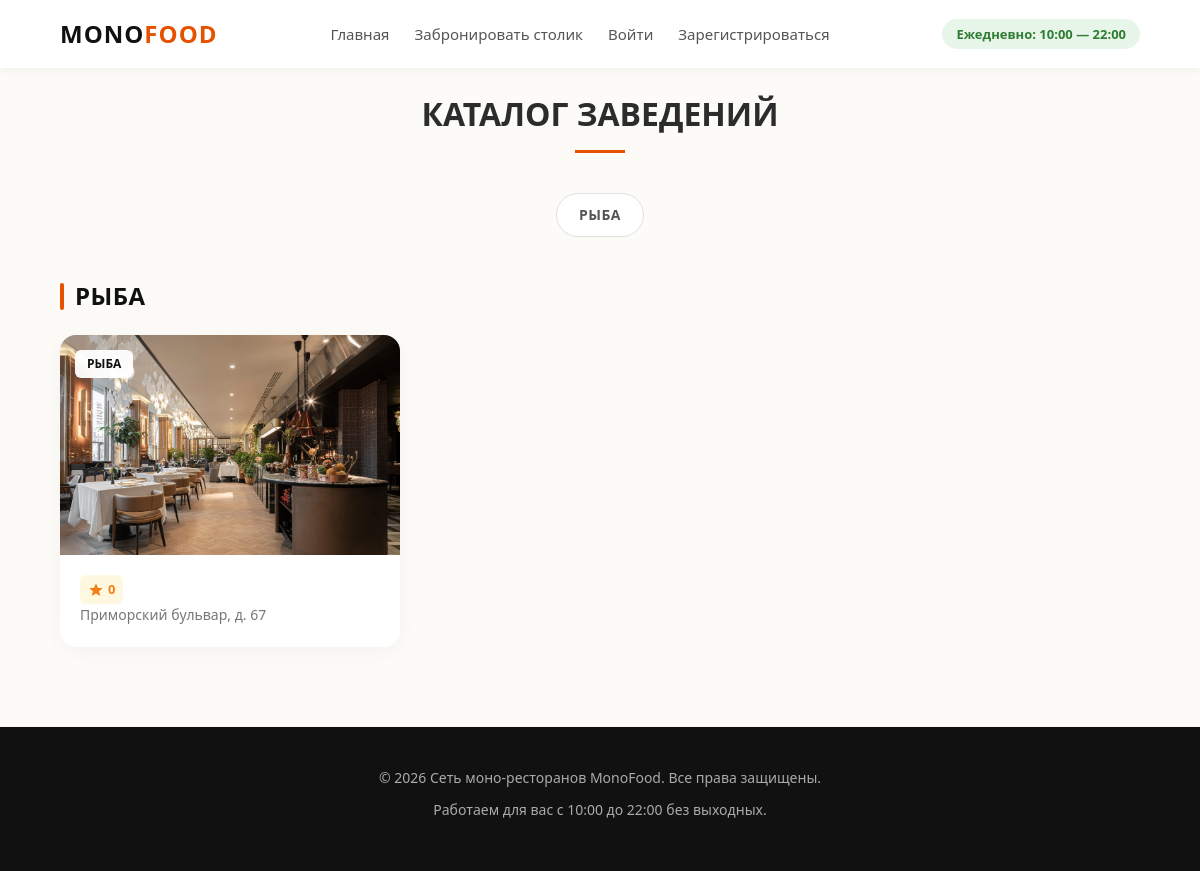
Page /restaurants/ on the earlier database version.
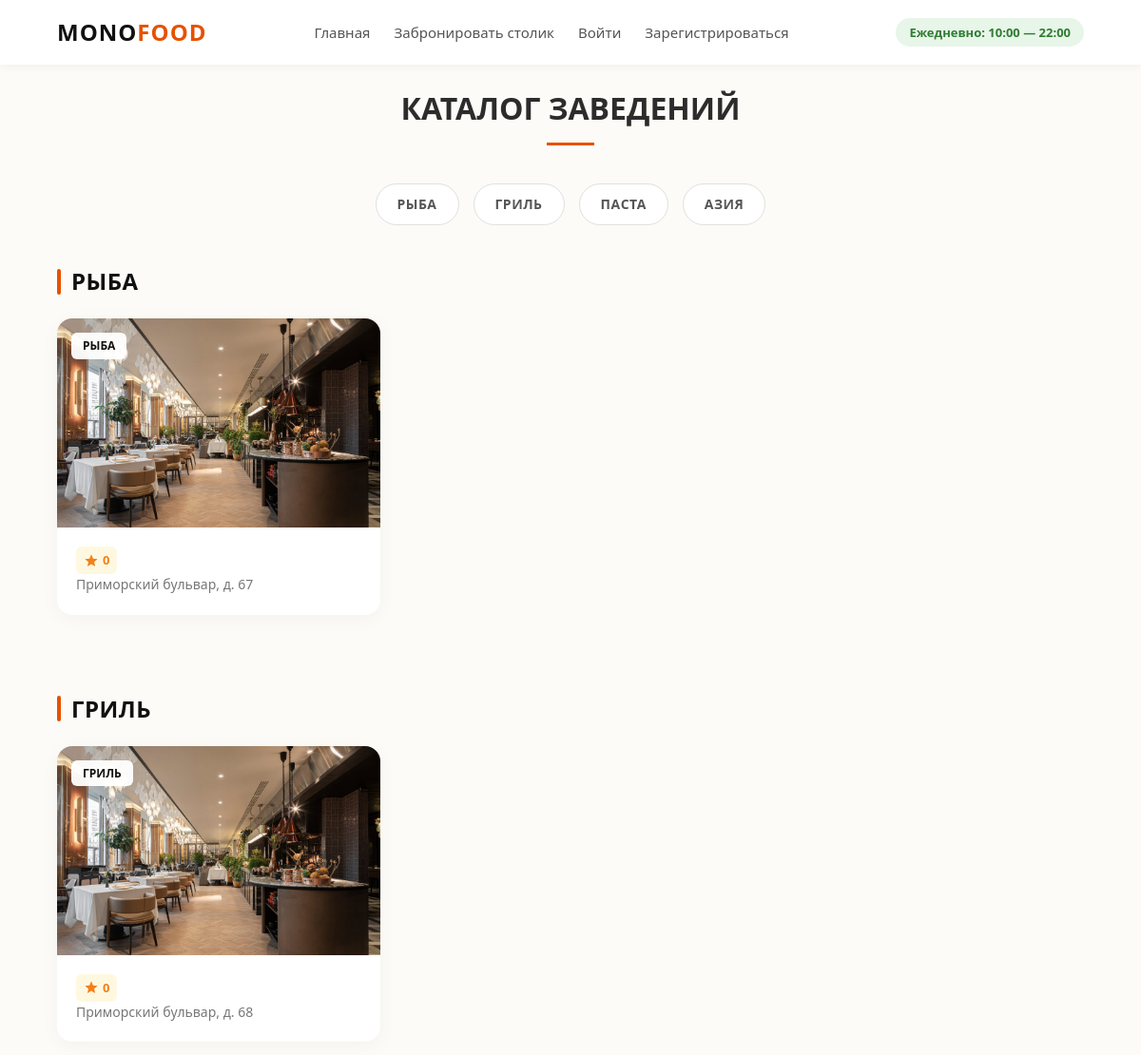
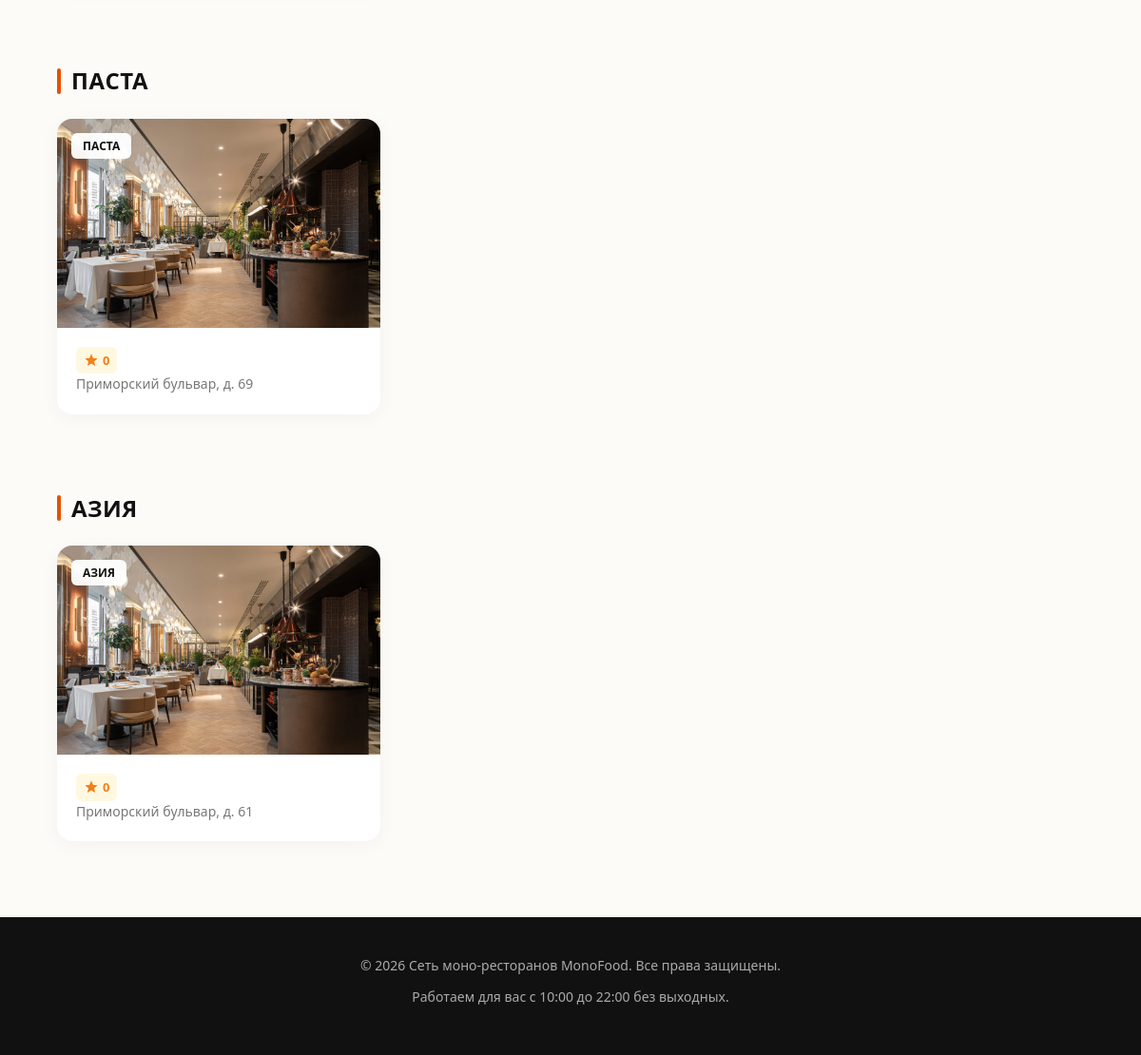
Same page on the later database version (2 pictures, top to bottom).
### bookings/models.py (models this page shows, shortened)
class RestaurantCategory(models.Model):
    image = models.ImageField(upload_to="restaurants_media", blank=True)
    name = models.CharField(max_length=64, unique=True)
    description = models.TextField(blank=True)

class Restaurant(models.Model):
    image = models.ImageField(upload_to="restaurants_media", blank=True)
    address = models.CharField(max_length=128, unique=True)
    category = models.ForeignKey(RestaurantCategory, on_delete=models.CASCADE)
    menu = models.FileField(upload_to="restaurants_menu", blank=True)

### bookings/views.py (the view)
# urls.py: path('', catalog, name='index'),
def catalog(request):
    avg = lambda lst: sum(lst) / len(lst)
    context = {
        "title": "Сеть моно-ресторанов | Выбор ресторана",
        "restaurants": [],
        "categories": RestaurantCategory.objects.all()
    }
    for restaurant in Restaurant.objects.all():
        feedbacks = list(map(lambda fb: fb.mark, Feedback.objects.filter(restaurant=Restaurant.objects.get(pk=restaurant.pk))))
        if feedbacks:
            context["restaurants"].append((restaurant, round(avg(feedbacks), 1)))
        else:
            context["restaurants"].append((restaurant, 0))
    return render(request, "bookings/catalog.html", context=context)

### bookings/templates/bookings/catalog.html (shortened to what this page needs)
{% extends "bookings/base.html" %}
{% load static %}
{% block css %}
    <link rel="stylesheet" href="{% static 'css/catalog.css' %}">
{% endblock %}
{% block content %}
    <main class="container">
        <h2 class="menu-title">Каталог заведений</h2>
        <div class="cuisine-filters">
            {% for category in categories %}
                <a href="#{{ category.name }}" class="filter-btn">{{ category.name }}</a>
            {% endfor %}
        </div>
        {% if categories %}
            {% for category in categories %}
                <section id="{{ category.name }}">
                    <h3 class="section-subtitle">{{ category.name }}</h3>
                    <div class="restaurants-grid">
                        {% for restaurant, rating in restaurants %}
                            {% if restaurant.category.name == category.name %}
                                <a href="{% url 'restaurants:booking' restaurant.id %}" style="text-decoration: none;">
                                    <article class="restaurant-card">
                                        <div class="restaurant-img-wrapper">
                                            <img src="/media/{{ restaurant.image }}" alt="Ресторан" class="restaurant-img">
                                            <span class="restaurant-badge">{{ category.name }}</span>
                                        </div>
                                        <div class="restaurant-content">
                                            <div class="restaurant-meta">
                                                <div class="restaurant-rating">
                                                    <svg class="star-icon" viewBox="0 0 24 24"><path d="M12 17.27L18.18 21l-1.64-7.03L22 9.24l-7.19-.61L12 2 9.19 8.63 2 9.24l5.46 4.73L5.82 21z"/></svg>
                                                    <span>{{ rating }}</span>
                                                </div>
                                            </div>
                                            <p class="restaurant-address">{{ restaurant.address }}</p>
                                        </div>
                                    </article>
                                </a>
                            {% endif %}
                        {% endfor %}
                    </div>
                </section>
            {% endfor %}
        {% endif %}
    </main>
{% endblock %}

### bookings/templates/bookings/base.html (shortened to what this page needs)
{% load static %}
<!DOCTYPE html>
<html lang="ru">
<head>
    <link rel="stylesheet" href="{% static 'css/style.css' %}">
    {% block css %}{% endblock %}
</head>
<body>
    <header>
        <div class="container header-box">
            <div class="logo">Mono<span>Food</span></div>
            <nav class="nav-menu">
                <a href="{% url 'index' %}" class="nav-link">Главная</a>
                <a href="{% url 'restaurants:index' %}" class="nav-link">Забронировать столик</a>
                {% if user.is_authenticated %}
                    <a href="{% url 'users:personal_account' %}" class="nav-link">{{ user.username }}</a>
                    <a href="{% url 'users:logout' %}" class="nav-link">Выйти</a>
                    <a href="{% url 'restaurants:basket' %}" class="nav-link">Заказы</a>
                {% else %}
                    <a href="{% url 'users:login' %}" class="nav-link">Войти</a>
                    <a href="{% url 'users:register' %}" class="nav-link">Зарегистрироваться</a>
                {% endif %}
            </nav>
            <div class="info-block">
                <span class="work-time">Ежедневно: 10:00 — 22:00</span>
            </div>
        </div>
    </header>
    {% block content %}{% endblock %}
    <footer>
        <div class="container">
            <p>&copy; 2026 Сеть моно-ресторанов MonoFood. Все права защищены.</p>
            <p>Работаем для вас с 10:00 до 22:00 без выходных.</p>
        </div>
    </footer>
</body>
</html>

### static/css/style.css (style rules this page uses)
* { margin: 0; padding: 0; box-sizing: border-box; font-family: 'Segoe UI', Tahoma, Geneva, Verdana, sans-serif; scroll-behavior: smooth; }
body { background-color: #fcfbf7; color: #2c2c2c; line-height: 1.6; }
.container { width: 90%; max-width: 1200px; margin: 0 auto; }
header { background-color: #ffffff; padding: 15px 0; box-shadow: 0 2px 10px rgba(0,0,0,0.05); position: sticky; top: 0; z-index: 100; }
.header-box { display: flex; justify-content: space-between; align-items: center; }
.logo { font-size: 24px; font-weight: bold; text-transform: uppercase; letter-spacing: 1px; color: #111; }
.logo span { color: #e65100; }
.nav-menu { display: flex; gap: 25px; }
.nav-link { text-decoration: none; color: #555; font-weight: 500; font-size: 15px; transition: color 0.2s ease; }
.info-block { text-align: right; }
.work-time { font-weight: 600; color: #2e7d32; background-color: #e8f5e9; padding: 6px 14px; border-radius: 20px; font-size: 13px; }
footer { background-color: #111; color: #aaa; padding: 40px 0; text-align: center; font-size: 14px; }
footer p { margin-bottom: 10px; }

### static/css/catalog.css (style rules this page uses)
.menu-title { text-align: center; font-size: 32px; margin-top: 20px; margin-bottom: 40px; text-transform: uppercase; position: relative; }
.menu-title::after { content: ''; display: block; width: 50px; height: 3px; background-color: #e65100; margin: 10px auto 0; }
.section-subtitle { font-size: 24px; font-weight: 600; text-transform: uppercase; color: #111; margin-top: 40px; margin-bottom: 20px; letter-spacing: 0.5px; position: relative; padding-left: 15px; }
.section-subtitle::before { content: ''; position: absolute; left: 0; top: 15%; width: 4px; height: 70%; background-color: #e65100; border-radius: 2px; }
.cuisine-filters { display: flex; justify-content: center; gap: 15px; margin-bottom: 40px; flex-wrap: wrap; }
.cuisine-filters .filter-btn { text-decoration: none; display: inline-block; text-align: center; background-color: #ffffff; color: #555; border: 1px solid #e0e0e0; padding: 10px 22px; font-size: 14px; font-weight: 600; border-radius: 25px; cursor: pointer; text-transform: uppercase; letter-spacing: 0.5px; transition: all 0.3s ease; }
.restaurants-grid { display: grid; grid-template-columns: repeat(3, 1fr); gap: 30px; margin-bottom: 80px; }
.restaurant-card { background-color: #ffffff; border-radius: 16px; overflow: hidden; box-shadow: 0 4px 20px rgba(0,0,0,0.04); transition: transform 0.3s ease, box-shadow 0.3s ease; }
.restaurant-img-wrapper { position: relative; height: 220px; overflow: hidden; background-color: #eaeaea; }
.restaurant-img { width: 100%; height: 100%; object-fit: cover; transition: transform 0.5s ease; }
.restaurant-badge { position: absolute; top: 15px; left: 15px; background-color: rgba(255, 255, 255, 0.95); color: #111; font-size: 12px; font-weight: 700; padding: 4px 12px; border-radius: 6px; text-transform: uppercase; z-index: 2; }
.restaurant-content { padding: 20px; }
.restaurant-meta { display: flex; justify-content: space-between; align-items: center; }
.restaurant-rating { display: flex; align-items: center; gap: 4px; background-color: #fff8e1; color: #f57f17; padding: 4px 8px; border-radius: 6px; font-size: 13px; font-weight: 700; }
.star-icon { width: 16px; height: 16px; fill: #f57f17; }
.restaurant-address { font-size: 14px; color: #777; font-weight: 500; }

Differences in the rows shown:
added RestaurantCategory: name "ГРИЛЬ"
added RestaurantCategory: name "ПАСТА"
added RestaurantCategory: name "АЗИЯ"
added Restaurant: image (picture), rating "0", address "Приморский бульвар, д. 68", shown under "ГРИЛЬ"
added Restaurant: image (picture), rating "0", address "Приморский бульвар, д. 69", shown under "ПАСТА"
added Restaurant: image (picture), rating "0", address "Приморский бульвар, д. 61", shown under "АЗИЯ"
